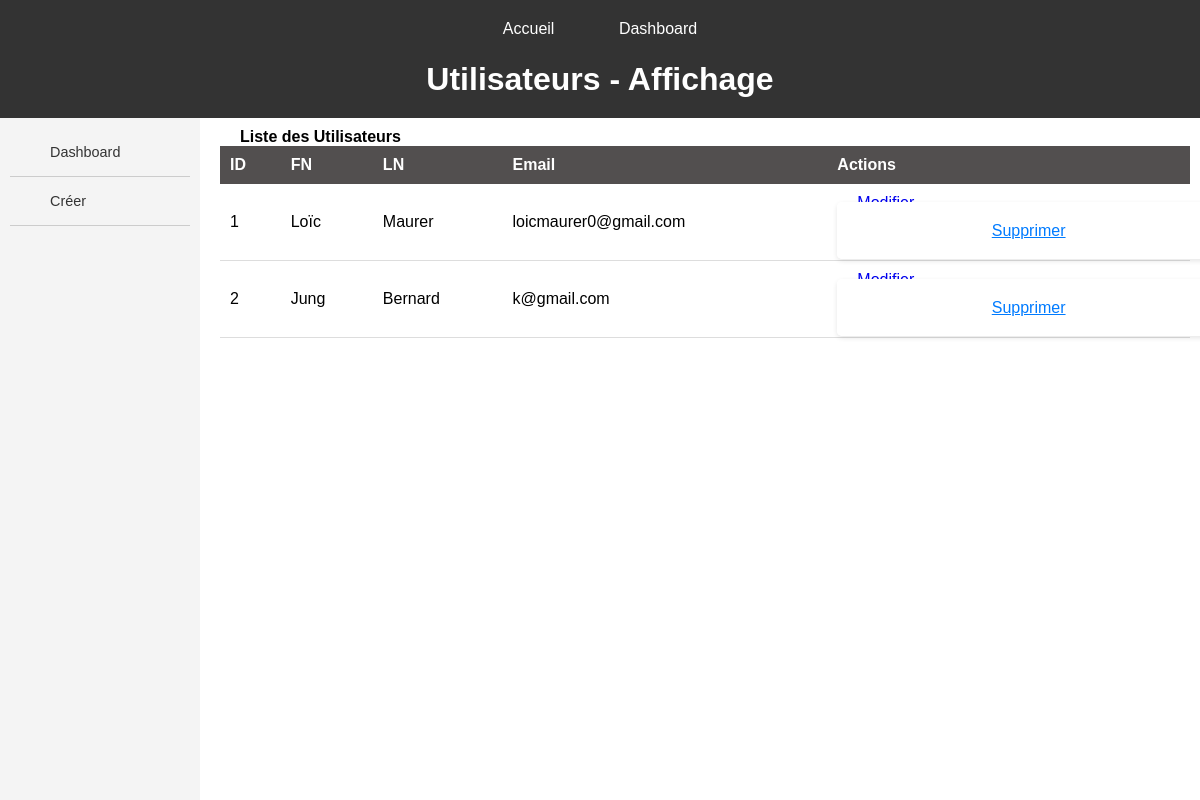
Before: /users/ with the older database file.
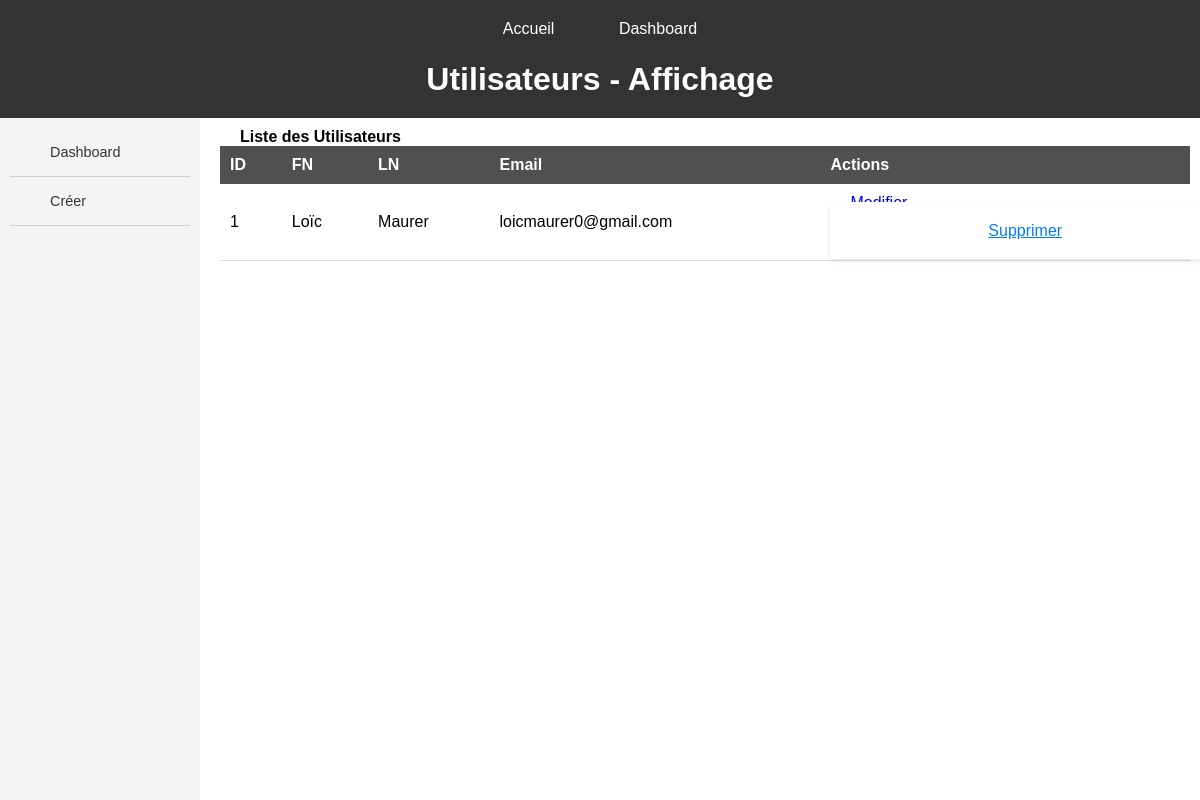
After: the same page with the newer database file.
### servops/models.py (models this page shows, shortened)
class ServUser(models.Model):
    first_name = models.CharField(max_length=100)
    last_name = models.CharField(max_length=100)
    email = models.EmailField(unique=True)

### servops/views.py (the view)
# urls.py: path('users/', views.users, name='users_crud'),
def users(request):
    users = ServUser.objects.all()
    return render(request, 'servops/CRUD/CRUD_utilisateurs/home.html', {'users': users})

### servops/templates/servops/CRUD/CRUD_utilisateurs/home.html (shortened to what this page needs)
{% extends "servops/MAIN/main_dashboard.html" %}
{% load static %}
{% block header %}Utilisateurs -  Affichage {% endblock %}
{% block sidebar %}
<ul>
    <li><a href="{% url 'dashboard' %}" class="button">Dashboard</a></li>
    <li><a href="{% url 'create_users' %}" class="button">Créer</a></li>
</ul>
{% endblock sidebar %}
{% block content %}
<h2> Liste des Utilisateurs </h2>
<table class="table-user">
    <tr> <th>ID</th> <th>FN</th> <th>LN</th> <th>Email</th> <th>Actions</th> </tr>
{% for user in users %}
    <tr>
        <td>{{user.id}}</td>
        <td>{{user.first_name}}</td>
        <td>{{user.last_name}}</td>
        <td>{{user.email}}</td>
        <td>
            <a href="{% url 'update_users' user.id %}">Modifier</a>
            <form action="{% url 'delete_users' user.id %}" method="post" class="inline">
                <input type="submit" value="Supprimer">
            </form>
        </td>
    </tr>
{% empty %}
    <li>Aucun utilisateur trouvé.</li>
{% endfor %}
</table>
{% endblock content %}

Changed rows visible on the page:
removed ServUser: id "2", first_name "Jung", last_name "Bernard", email "k@gmail.com"
